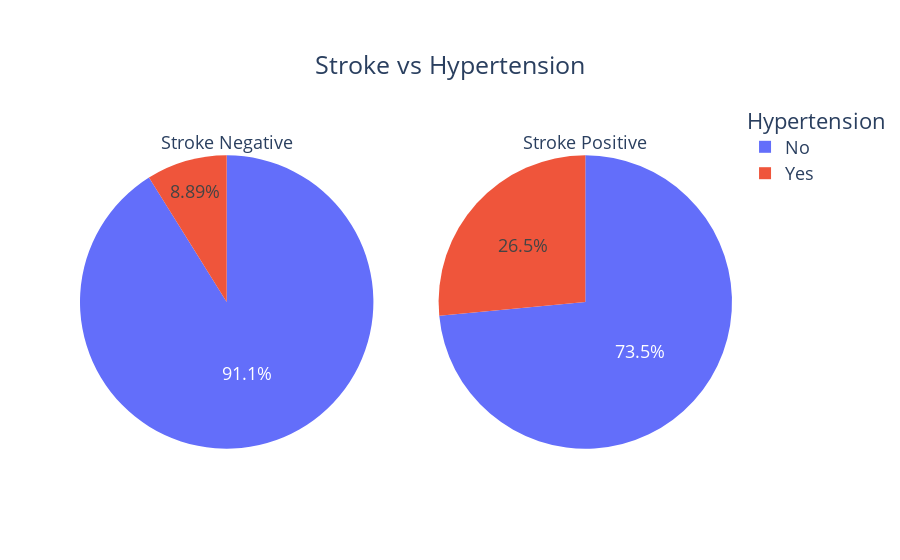

Notebook code for this chart:
### Code cell
counts0 = Counter(dataviz[dataviz['stroke']==0]['hypertension'])
counts1 = Counter(dataviz[dataviz['stroke']==1]['hypertension'])
fig = make_subplots(rows=1, cols=2, specs=[[{"type": "pie"}, {"type": "pie"}]])

fig.add_trace(go.Pie(
     values=[item[1] for item in sorted(counts0.items())],
     labels=['No','Yes'],
     domain=dict(x=[0, 0.5]),
     name="Stroke Negative",title='Stroke Negative'), 
     row=1, col=1)

fig.add_trace(go.Pie(
     values=[item[1] for item in sorted(counts1.items())],
     labels=['No','Yes'],
     domain=dict(x=[0.5, 1.0]),
     name="Stroke Positive",title='Stroke Positive'),
    row=1, col=2)

fig.update_layout(
    title={'text':'Stroke vs Hypertension','xanchor':'left','yanchor': 'top','y':0.9,'x':0.35},
    xaxis_title="X Axis Title",
    yaxis_title="Y Axis Title",
    legend_title="Hypertension",
    font=dict(size=18)
)

fig.show()

### Figure 1 — Plotly figure (JSON) as saved in the notebook; plotly's stock layout.template omitted (floating-point values rounded to 4 significant figures)
{"data": [{"domain": {"x": [0.0, 0.45], "y": [0.0, 1.0]}, "labels": ["No", "Yes"], "name": "Stroke Negative", "title": {"text": "Stroke Negative"}, "type": "pie", "values": [4429, 432]}, {"domain": {"x": [0.55, 1.0], "y": [0.0, 1.0]}, "labels": ["No", "Yes"], "name": "Stroke Positive", "title": {"text": "Stroke Positive"}, "type": "pie", "values": [183, 66]}], "layout": {"font": {"size": 18}, "legend": {"title": {"text": "Hypertension"}}, "title": {"text": "Stroke vs Hypertension", "x": 0.35, "xanchor": "left", "y": 0.9, "yanchor": "top"}, "xaxis": {"title": {"text": "X Axis Title"}}, "yaxis": {"title": {"text": "Y Axis Title"}}}}
